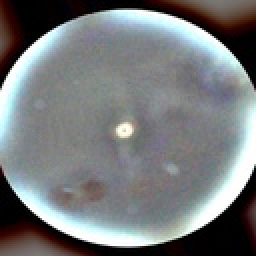
#> input picture Original_Images/cataract1.jpeg, 128 x 128 px, shrunk from 512 x 512 before the run, found by its file name (shown 2 times larger)
$ python Part2Student2..py
#> lines starting #> are read from the running program, lines starting #| are printed output that depends on the picture; after the words box and inside, x2 and y2 are one past the last pixel; in counts of white or black regions, pixels touching at a corner belong together
import cv2
import numpy as np
import matplotlib.pyplot as plt
import os

def apply_median_filter(image):
    rows, cols = image.shape
    filtered_image = image.copy()
    for i in range(1, rows - 1):
        for j in range(1, cols - 1):
            window = image[i - 1:i + 2, j - 1:j + 2]
            sorted_window = np.sort(window.flatten())
            filtered_image[i, j] = sorted_window[5]
    return filtered_image

def linearContrastStretching(img):
    img = img.astype(np.float64)
    minVal, maxVal = img.min(), img.max()
    L_min, L_max = 0, 255
    stretched = ((img - minVal) / (maxVal - minVal)) * (L_max - L_min) + L_min
    return stretched.astype(np.uint8)

def convolve(image, kernel):
    k_h, k_w = kernel.shape
    pad_h, pad_w = k_h // 2, k_w // 2
    padded = np.pad(image, ((pad_h, pad_h), (pad_w, pad_w)), mode='edge')
    h, w = image.shape
    result = np.zeros((h, w))

    for i in range(h):
        for j in range(w):
            region = padded[i:i + k_h, j:j + k_w]
            result[i, j] = np.sum(region * kernel)

    return result

def edge_magnitude(gray, kx, ky):
    gx = convolve(gray, kx)
    gy = convolve(gray, ky)
    mag = np.sqrt(gx**2 + gy**2)
    mag = np.clip(mag / mag.max() * 255, 0, 255)
    return mag.astype(np.uint8)

def local_adaptive_thresholding(image, k = .9, window_size = 7):
    rows, cols = image.shape

    # Initialize binarized image
    binarized_image = np.zeros((rows, cols), dtype=np.uint8)
    M = 255
    for i in range(rows):
        for j in range(cols):
            # Define the local window around the pixel (ensure the window stays within bounds)
            x_min = max(i - window_size // 2, 0)
            x_max = min(i + window_size // 2 + 1, rows)
            y_min = max(j - window_size // 2, 0)
            y_max = min(j + window_size // 2 + 1, cols)

            # Extract local window
            local_window = image[x_min:x_max, y_min:y_max]

            # Calculate local
            local_mean = np.mean(local_window)
            I_max = np.max(local_window)
            I_min = np.min(local_window)

            # Calculate threshold
            T = k * (local_mean + (I_max - I_min) / M)

            # Apply threshold
            binarized_image[i, j] = 255 if image[i, j] > T else 0

    return binarized_image

def calculate_psnr(original, modified, max_pixel):
    mse = np.mean((original - modified) ** 2)
    if mse == 0:
        return float('inf')
    psnr = 10 * np.log10((max_pixel ** 2) / mse)
    return psnr

# Sobel (3x3)
sobel_x = np.array([[-1, 0, 1],
                    [-2, 0, 2],
                    [-1, 0, 1]])

sobel_y = np.array([[1, 2, 1],
                    [0, 0, 0],
                    [-1, -2, -1]])

image_files = [
    "cataract1.jpeg", "dry1.jpeg", "hyper1.jpeg", "mild1.jpeg", "moderate1.jpeg",
    "norm1.jpeg", "patho1.jpeg", "proliferate1.jpeg", "severe1.jpeg", "wet1.jpeg"
]

image = cv2.imread('Original_Images\\cataract1.jpeg', cv2.IMREAD_GRAYSCALE)
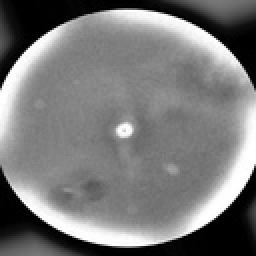
#> image: shape (128, 128) (shown 2 times larger); min 0, max 255, mean 120.5

preprocessed = apply_median_filter(image)
preprocessed = linearContrastStretching(preprocessed)
#> in linearContrastStretching, `minVal, maxVal = img.min(), img.max()`: minVal = 0; maxVal = 255
preprocessed = edge_magnitude(preprocessed, sobel_x, sobel_y)
#> after the loop in convolve, `for i in range(h):`:
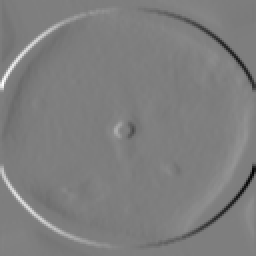
#> result: shape (128, 128) float64 (shown 2 times larger); min -999, max 1013, mean -0.1; drawn with min black and max white
#> after the loop in convolve (call 2), `for i in range(h):`:
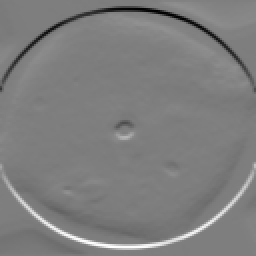
#> result: shape (128, 128) float64 (shown 2 times larger); min -983, max 1001, mean 0.3; drawn with min black and max white
#> in edge_magnitude, `mag = np.sqrt(gx**2 + gy**2)`:
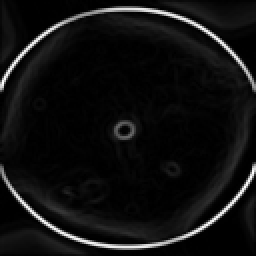
#> mag: shape (128, 128) float64 (shown 2 times larger); min 0, max 1069.1, mean 69.7; drawn with min black and max white

binarized_image1 = local_adaptive_thresholding(preprocessed, .9)
#> after the loop in local_adaptive_thresholding, `for i in range(rows):`:
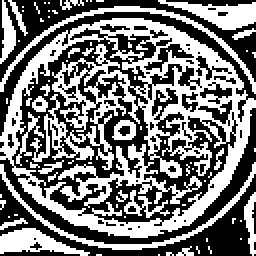
#> binarized_image: shape (128, 128) (shown 2 times larger); 47% white; 78 white regions (59 under 20 px), largest, box (x1, y1, x2, y2) and area: (0, 9, 128, 119) 4670, (29, 72, 101, 104) 602, (0, 81, 128, 125) 400

binarized_image2 = local_adaptive_thresholding(preprocessed, .5)
#> call 2 of local_adaptive_thresholding, with k = 0.5, window_size = 7
#> after the loop in local_adaptive_thresholding (call 2), `for i in range(rows):`:
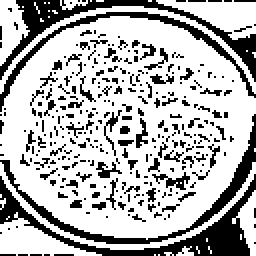
#> binarized_image: shape (128, 128) (shown 2 times larger); 70.7% white; 305 black regions (286 under 20 px), largest, box (x1, y1, x2, y2) and area: (0, 87, 128, 128) 958, (0, 0, 128, 41) 817, (0, 57, 128, 122) 639

binarized_image3 = local_adaptive_thresholding(preprocessed, .1)
#> call 3 of local_adaptive_thresholding, with k = 0.1, window_size = 7
#> after the loop in local_adaptive_thresholding (call 3), `for i in range(rows):`:
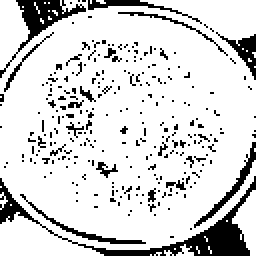
#> binarized_image: shape (128, 128) (shown 2 times larger); 84% white; 269 black regions (258 under 20 px), largest, box (x1, y1, x2, y2) and area: (0, 88, 128, 128) 778, (0, 0, 43, 39) 339, (97, 71, 128, 114) 158


# Different K
plt.figure(figsize=(12, 4))

plt.subplot(1, 4, 1)
plt.imshow(image, cmap='gray')
plt.title('Original')
plt.axis('off')

plt.subplot(1, 4, 2)
plt.imshow(binarized_image1, cmap='gray')
plt.title('k = 0.9')
plt.axis('off')

plt.subplot(1, 4, 3)
plt.imshow(binarized_image2, cmap='gray')
plt.title('k = 0.5')
plt.axis('off')

plt.subplot(1, 4, 4)
plt.imshow(binarized_image3, cmap='gray')
plt.title('k = 0.1')
plt.axis('off')

plt.tight_layout()
plt.show()

for filename in image_files:
    path = f"Original_Images/{filename}"
    if not os.path.exists(path):
        print(f"Image not found: {path}")
        continue

    image = cv2.imread(path, cv2.IMREAD_GRAYSCALE)

    preprocessed = apply_median_filter(image)
    preprocessed = linearContrastStretching(preprocessed)
    preprocessed = edge_magnitude(preprocessed, sobel_x, sobel_y)

    k = .9
    binarized_image = local_adaptive_thresholding(preprocessed, k)
    plt.figure(figsize=(12, 4))

    plt.subplot(1, 3, 1)
    plt.imshow(image, cmap='gray')
    plt.title(f'{filename} Original')
    plt.axis('off')

    plt.subplot(1, 3, 2)
    plt.imshow(preprocessed, cmap='gray')
    plt.title(f'{filename} Preprocessed')
    plt.axis('off')

    plt.subplot(1, 3, 3)
    plt.imshow(binarized_image, cmap='gray')
    plt.title(f'{filename} k = {k}')
    plt.axis('off')

    plt.tight_layout()
    plt.show()

    psnr = calculate_psnr(image, binarized_image, 255)
#> in calculate_psnr, `mse = np.mean((original - modified) ** 2)`: mse = 62.85
#> in calculate_psnr, `psnr = 10 * np.log10((max_pixel ** 2) / mse)`: psnr = 30.15
#> psnr = 30.15
    print(f'{filename}: k = {k}, PSNR = {psnr : .2f}')
#| cataract1.jpeg: k = 0.9, PSNR =  30.15
#> pass 2 of the loop `for filename in image_files:`:
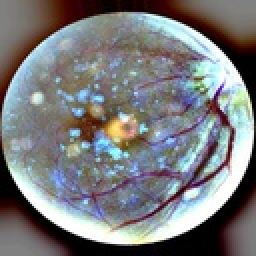
#> input picture Original_Images/dry1.jpeg, 128 x 128 px, shrunk from 512 x 512 before the run (shown 2 times larger)
#> after the loop in convolve (call 6), `for i in range(h):`:
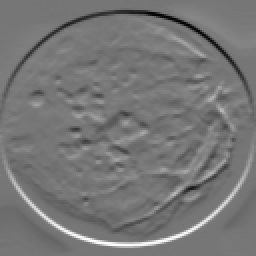
#> result: shape (128, 128) float64 (shown 2 times larger); min -871, max 1000, mean 1.4; drawn with min black and max white
#> after the loop in local_adaptive_thresholding (call 5), `for i in range(rows):`:
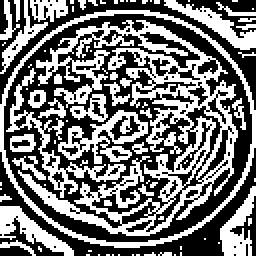
#> binarized_image: shape (128, 128) (shown 2 times larger); 45.9% white in thin lines or dots
#> `psnr = calculate_psnr(image, binarized_image, 255)`: psnr = 28.85
#| dry1.jpeg: k = 0.9, PSNR =  28.85
#> pass 3 of the loop `for filename in image_files:`:
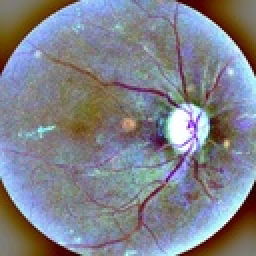
#> input picture Original_Images/hyper1.jpeg, 128 x 128 px, shrunk from 512 x 512 before the run (shown 2 times larger)
#> after the loop in apply_median_filter (call 4), `for i in range(1, rows - 1):`:
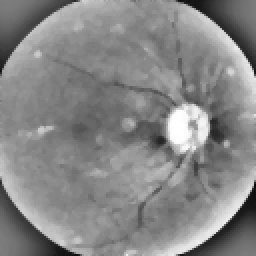
#> filtered_image: shape (128, 128) (shown 2 times larger); min 6, max 255, mean 134.2
#> after the loop in local_adaptive_thresholding (call 6), `for i in range(rows):`:
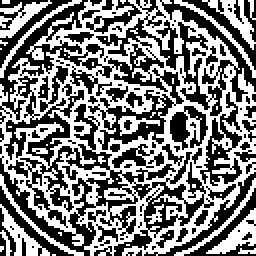
#> binarized_image: shape (128, 128) (shown 2 times larger); 48.9% white in thin lines or dots
#> `psnr = calculate_psnr(image, binarized_image, 255)`: psnr = 28.35
#| hyper1.jpeg: k = 0.9, PSNR =  28.35
#> the loop made 10 passes; the first 3 are shown
